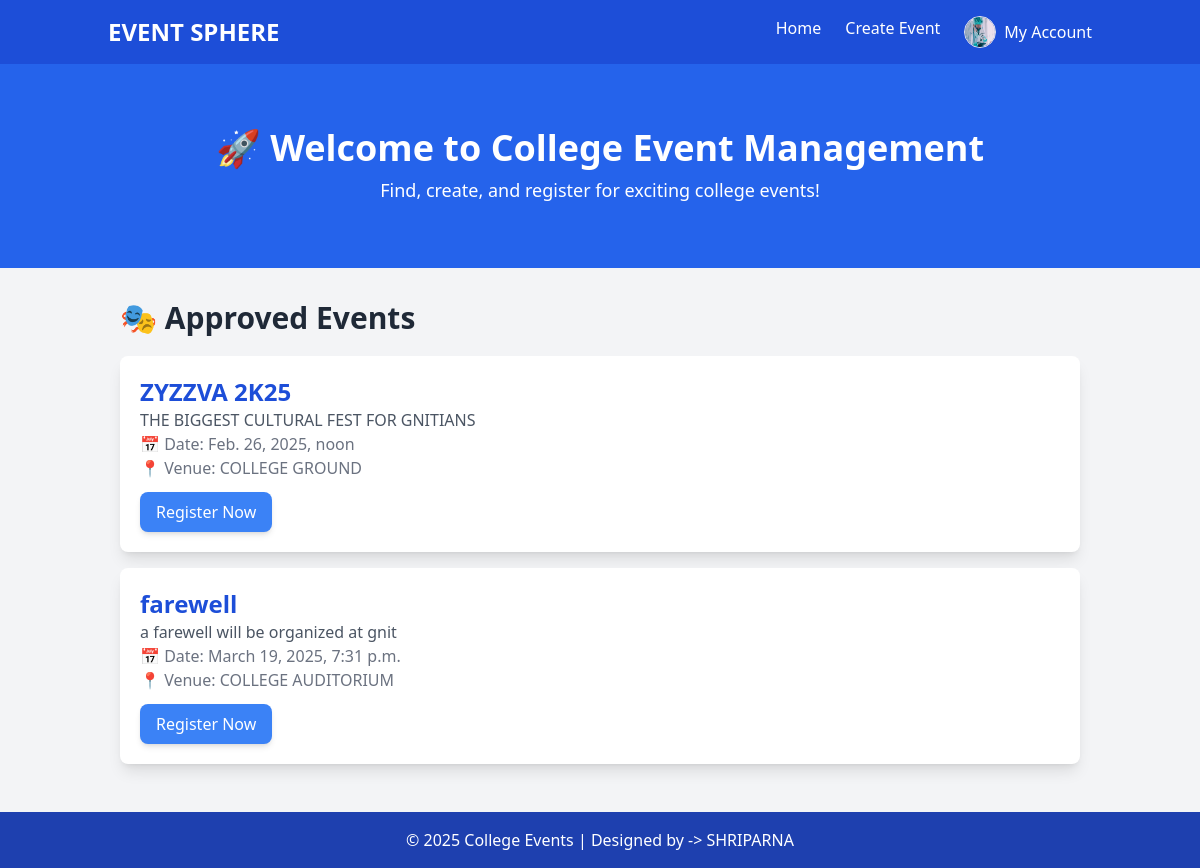
The app's page /events/events/ (signed in) with its own data.
### events/models.py (models this page shows, shortened)
class CustomUser(AbstractUser):
    ROLE_CHOICES = [
        ('student', 'Student'),
        ('faculty', 'Faculty'),
        ('admin', 'Admin'),
    ]
    role = models.CharField(max_length=10, choices=ROLE_CHOICES, default='student')
    profile_image = models.ImageField(upload_to='profile_images/', default='profile_images/default.png', blank=True, null=True)
    college_name = models.CharField(max_length=255, blank=True, null=True)

class Event(models.Model):
    title = models.CharField(max_length=200)
    description = models.TextField()
    date = models.DateTimeField()
    venue = models.CharField(max_length=255)
    organizer = models.ForeignKey(CustomUser, on_delete=models.CASCADE)
    is_approved = models.BooleanField(default=False)

### events/views.py (the view)
# urls.py: path('', event_list, name='home'),
def event_list(request):
    events = Event.objects.filter(is_approved=True)
    return render(request, "home.html", {"events": events, "user": request.user})

### events/templates/home.html (shortened to what this page needs)
<!DOCTYPE html>
<html lang="en">
<head>
    <script src="https://cdn.tailwindcss.com"></script>
</head>
<body class="bg-gray-100">
    <nav class="bg-blue-700 text-white py-4 shadow-md">
        <div class="container mx-auto flex justify-between items-center px-5">
            <h1 class="text-2xl font-bold">EVENT SPHERE</h1>
            <ul class="flex space-x-6">
                <li><a href="/" class="hover:text-yellow-300">Home</a></li>
                {% if user.is_authenticated and user.role != "student" %}
    <a href="{% url 'create_event' %}" class="btn btn-primary">Create Event</a>
{% endif %}
                {% if user.is_authenticated %}
                    <li class="relative">
                        <button id="dropdownButton" class="flex items-center space-x-2 focus:outline-none">
                            {% if user.profile_image and user.profile_image.url %}
                                <img src="{{ user.profile_image.url }}" alt="Profile" class="w-8 h-8 rounded-full border">
                            {% else %}
                                <img src="/media/profile_images/default.png" alt="Profile" class="w-8 h-8 rounded-full border">
                            {% endif %}
                            <span>My Account</span>
                        </button>
                    </li>
                {% else %}
                    <li><a href="{% url 'login' %}" class="hover:text-yellow-300">Login</a></li>
                    <li><a href="{% url 'register' %}" class="hover:text-yellow-300">Register</a></li>
                {% endif %}
            </ul>
        </div>
    </nav>
    <section class="bg-blue-600 text-white text-center py-16">
        <h2 class="text-4xl font-bold">🚀 Welcome to College Event Management</h2>
        <p class="text-lg mt-2">Find, create, and register for exciting college events!</p>
    </section>
    <div class="container mx-auto p-8">
        <h2 class="text-3xl font-bold text-gray-800 mb-5">🎭 Approved Events</h2>
        {% for event in events %}
            <div class="bg-white p-5 mb-4 shadow-lg rounded-lg">
                <h3 class="text-2xl font-semibold text-blue-700">{{ event.title }}</h3>
                <p class="text-gray-600">{{ event.description }}</p>
                <p class="text-gray-500">📅 Date: {{ event.date }}</p>
                <p class="text-gray-500">📍 Venue: {{ event.venue }}</p>
                <div class="mt-3">
                    {% if user.is_authenticated %}
                        <a href="{% url 'register_event' event.id %}"
                           class="bg-blue-500 text-white px-4 py-2 rounded-lg shadow-md hover:bg-green-700 transition duration-300 block w-fit">
                             Register Now
                        </a>
                    {% else %}
                        <a href="{% url 'login' %}"
                           class="bg-blue-500 text-white px-4 py-2 rounded-lg shadow-md hover:bg-green-700 transition duration-300 block w-fit">
                             Login to Register
                        </a>
                    {% endif %}
                </div>
            </div>
        {% empty %}
            <p class="text-gray-500">No approved events available.</p>
        {% endfor %}
    </div>
    <footer class="bg-blue-800 text-white text-center py-4">
        <p>© 2025 College Events | Designed by -> SHRIPARNA</p>
    </footer>
</body>
</html>

### records on screen
CustomUser: profile_image (picture)
Event: title "ZYZZVA 2K25", description "THE BIGGEST CULTURAL FEST FOR GNITIANS", date "Feb. 26, 2025, noon", venue "COLLEGE GROUND"
Event: title "farewell", description "a farewell will be organized at gnit", date "March 19, 2025, 7:31 p.m.", venue "COLLEGE AUDITORIUM"
